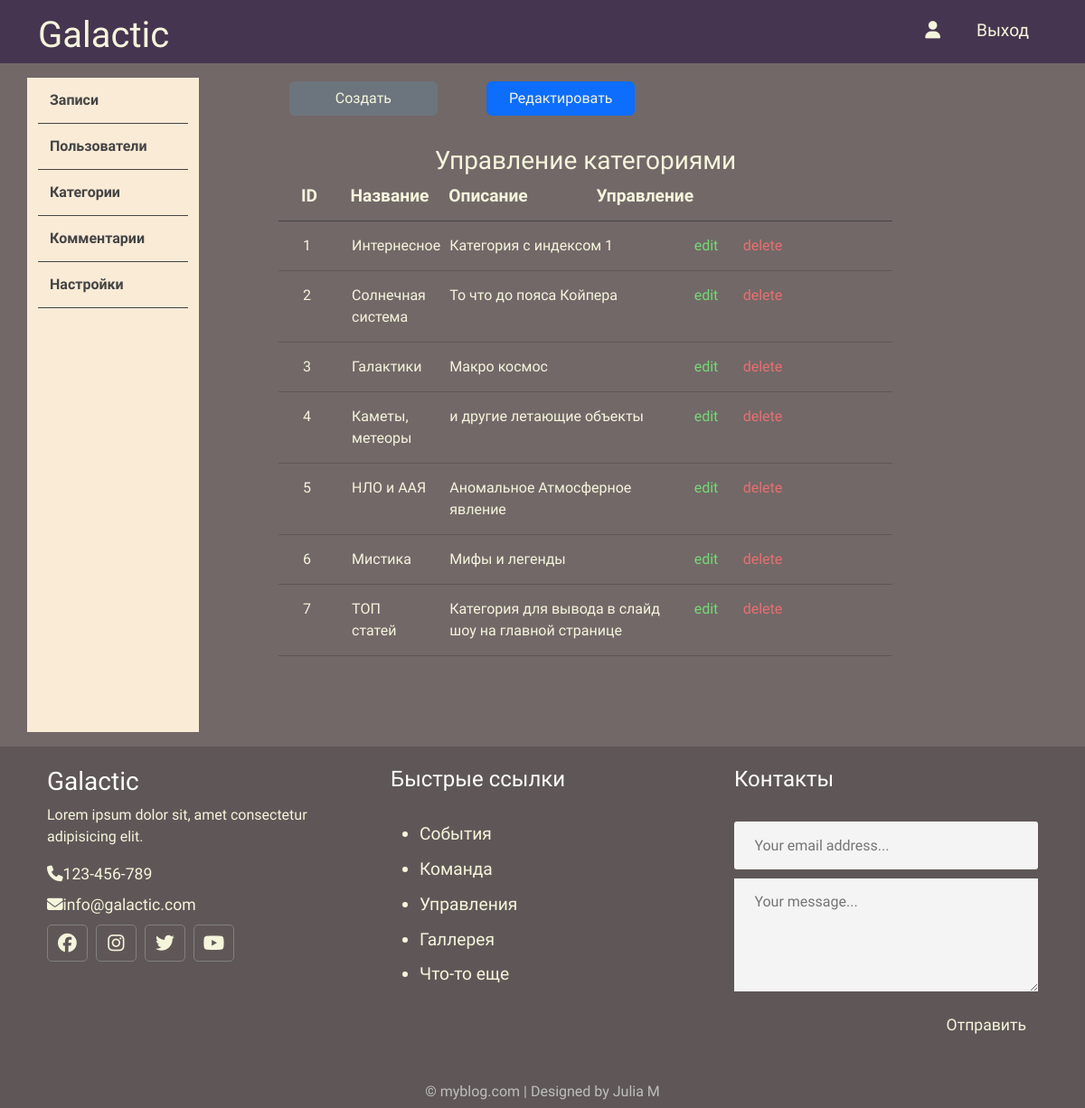
The app's page /admin/topics/index.php with its own data.
### tables this page shows
CREATE TABLE `category` (
  `id` int NOT NULL,
  `name` varchar(128) NOT NULL,
  `description` text NOT NULL
);

### app/database/db.php (called while the page is built, shortened)
<?php
require 'connect.php';
function dbCheckErr($query){
    $errInfo = $query->errorInfo();
    return true;
}
function selectAll($table, $params = []){
    global $pdo;
    $sql = "SELECT * FROM $table";
    $query = $pdo->prepare($sql);
    $query->execute();
    return $query->fetchAll();
}

### app/control/topics.php (called while the page is built, shortened)
<?php
include $_SERVER['DOCUMENT_ROOT'] . "/cosmo/app/database/db.php";
$topics = selectALL('category');

### admin/topics/index.php (the view, shortened to what this page needs)
<?php
include ("./../../app/include/header-admin.php");
include ("./../../app/control/topics.php");
?>
<body>
    <div class="container">
        <?php include './../../app/include/sidebar.php'; ?>
        <div class="posts col-9">
            <div class=" button row">
                <a href="<?= BASE_URL . "./admin/topics/create.php" ;?>" class="col-3 btn btn-secondary"">Создать</a>
                   <span class=" col-1"></span>
                    <a href="<?= BASE_URL . "./admin/topics/index.php" ;?>"
                        class="col-3 btn btn-primary">Редактировать</a>
            </div>
            <div class="row title-table">
                <h3>Управление категориями</h3>
                <div class="col-1">ID</div>
                <div class="col-2">Название</div>
                <div class="col-3">Описание</div>
                <div class="col-2">Управление</div>
            </div>
            <?php foreach($topics as $key => $topic): ?>
            <div class="row post">
                <div class="id col-1"><?=$key+1; ?></div>
                <div class="title col-2"><?=$topic['name']; ?></div>
                <div class="title col-5"><?=$topic['description']; ?></div>
                <div class="edit col-1"><a href="edit.php?id=<?=$topic['id'];?>">edit</a></div>
                <div class="delete col-1"><a href="edit.php?delete_id=<?=$topic['id'];?>">delete</a></div>
            </div>
            <?php endforeach; ?>
        </div>
    </div>
    </div>
</body>
<?php
include ("./../../app/include/footer.php");
?>

### assets/css/admin.css (style rules this page uses)
* { font-family: 'Advent Pro', sans-serif; }
body { background: #726868 !important; display: flex; flex-direction: column; height:100vh; margin: 0; padding: 0; }
.container { flex: 1; }
a { text-decoration: none ; color: inherit !important; }
.posts { height: 100%; padding: 20px 100px 100px; color: beige; }
.posts .button { margin: 0 0 20px 0; }
.posts h3 { text-align: center; }
.posts .title-table { padding: 13px; text-align: left; border-bottom: 1px solid #444444; font-weight: 700; font-size: 1.2rem; }
.posts .post { padding: 15px; text-align: left; border-bottom: 1px solid #5f5757; }
.posts .post .edit { color: rgb(116, 218, 116); }
.posts .post .delete { color: rgb(233, 111, 111) }

### records on screen
category: name "Интернесное", description "Категория с индексом 1"
category: name "Солнечная система", description "То что до пояса Койпера"
category: name "Галактики", description "Макро космос"
category: name "Каметы, метеоры", description "и другие летающие объекты"
category: name "НЛО и ААЯ", description "Аномальное Атмосферное явление"
category: name "Мистика", description "Мифы и легенды"
category: name "ТОП статей", description "Категория для вывода в слайд шоу на главной странице"
